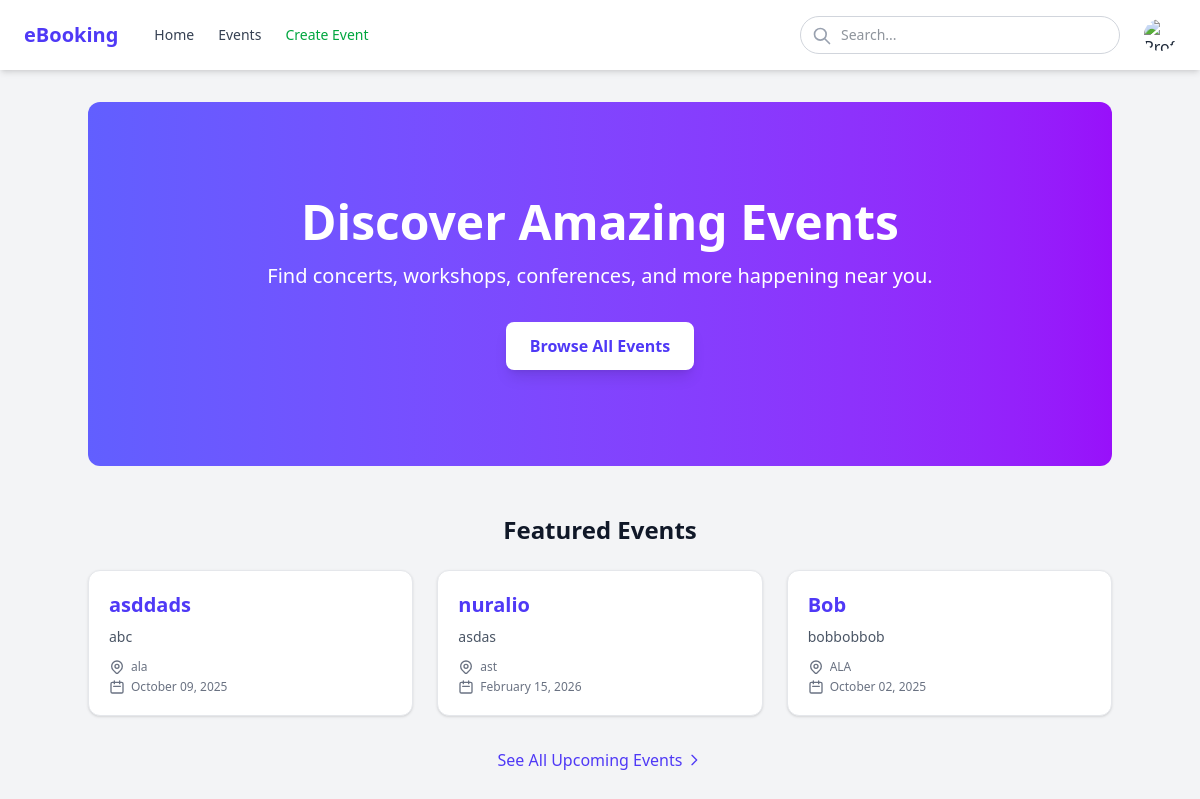
The app's page /index (signed in) with its own data.
### app/models.py (models this page shows, shortened)
class Event(db.Model):
    event_id: so.Mapped[int] = so.mapped_column(primary_key=True)
    title: so.Mapped[str] = so.mapped_column(sa.String(128), index=True, unique=True)
    description: so.Mapped[str] = so.mapped_column(sa.String(256), index=True)
    date: so.Mapped[datetime.date] = so.mapped_column(sa.Date)
    time: so.Mapped[datetime.time] = so.mapped_column(sa.Time, nullable=False)
    location: so.Mapped[str] = so.mapped_column(sa.String(30))
    total_seats: so.Mapped[int] = so.mapped_column()
    seats_left: so.Mapped[int] = so.mapped_column(default=0)
    created_by: so.Mapped[str] = so.mapped_column(sa.String(64))
    bookings: so.Mapped[list["Booking"]] = so.relationship(back_populates="event",
                                                           cascade="all, delete-orphan")

### app/routes.py (the view)
@app.route('/')
@app.route('/index')
@login_required
def index():
    events = Event.query.all()
    return render_template('index.html', title='Homepage', events=events)

### app/models.py (called while the page is built)
@login.user_loader
def load_user(id):
    return db.session.get(User, int(id))

### app/templates/index.html (shortened to what this page needs)
{% extends "base.html" %}
{% block content %}
    <div class="text-center py-16 md:py-24 bg-gradient-to-r from-indigo-500 to-purple-600 text-white rounded-xl mb-12">
        <h1 class="text-4xl md:text-5xl font-bold mb-4">Discover Amazing Events</h1>
        <p class="text-xl mb-8 max-w-2xl mx-auto">Find concerts, workshops, conferences, and more happening near you.</p>
        <a href="{{ url_for('events') }}" class="inline-block bg-white text-indigo-600 font-bold py-3 px-6 rounded-lg shadow-lg hover:bg-gray-100 transition duration-300">
            Browse All Events
        </a>
    </div>
    <div class="mb-16">
        <h2 class="text-2xl font-bold text-gray-900 mb-6 text-center">Featured Events</h2>
        {% if events %}
        <div class="grid grid-cols-1 sm:grid-cols-2 lg:grid-cols-3 gap-6">
            {% for event in events %}
            <a href="{{ url_for('event_detail', event_id=event.event_id) }}" class="block bg-white rounded-xl shadow-sm hover:shadow-md transition-shadow duration-300 ease-in-out overflow-hidden border border-gray-200">
                <div class="p-5">
                    <h3 class="text-xl font-semibold text-indigo-600 hover:text-indigo-800 transition-colors duration-200 mb-2 line-clamp-1">
                        {{ event.title }}
                    </h3>
                    {% if event.description %}
                    <p class="text-gray-600 text-sm mb-3 line-clamp-2">
                        {{ event.description }}
                    </p>
                    {% endif %}
                    <div class="flex items-center text-gray-500 text-xs mt-auto">
                        <span class="truncate">{{ event.location or 'Location TBD' }}</span>
                    </div>
                    <div class="flex items-center text-gray-500 text-xs mt-1">
                        <svg xmlns="http://www.w3.org/2000/svg" class="h-4 w-4 mr-1.5 flex-shrink-0" fill="none" viewBox="0 0 24 24" stroke="currentColor">
                            <path stroke-linecap="round" stroke-linejoin="round" stroke-width="2" d="M8 7V3m8 4V3m-9 8h10M5 21h14a2 2 0 002-2V7a2 2 0 00-2-2H5a2 2 0 00-2 2v12a2 2 0 002 2z" />
                        </svg>
                        <span>{{ event.date.strftime('%B %d, %Y') if event.date else 'Date TBD' }}</span>
                    </div>
                </div>
            </a>
            {% endfor %}
        </div>
        <div class="text-center mt-8">
            <a href="{{ url_for('events') }}" class="inline-flex items-center text-indigo-600 hover:text-indigo-800 font-medium">
                See All Upcoming Events
                <svg xmlns="http://www.w3.org/2000/svg" class="ml-1 h-4 w-4" fill="none" viewBox="0 0 24 24" stroke="currentColor">
                    <path stroke-linecap="round" stroke-linejoin="round" stroke-width="2" d="M9 5l7 7-7 7" />
                </svg>
            </a>
        </div>
        {% endif %}
    </div>
{% endblock %}

### records on screen
Event: title "asddads", description "abc", location "ala", date "October 09, 2025"
Event: title "nuralio", description "asdas", location "ast", date "February 15, 2026"
Event: title "Bob", description "bobbobbob", location "ALA", date "October 02, 2025"
